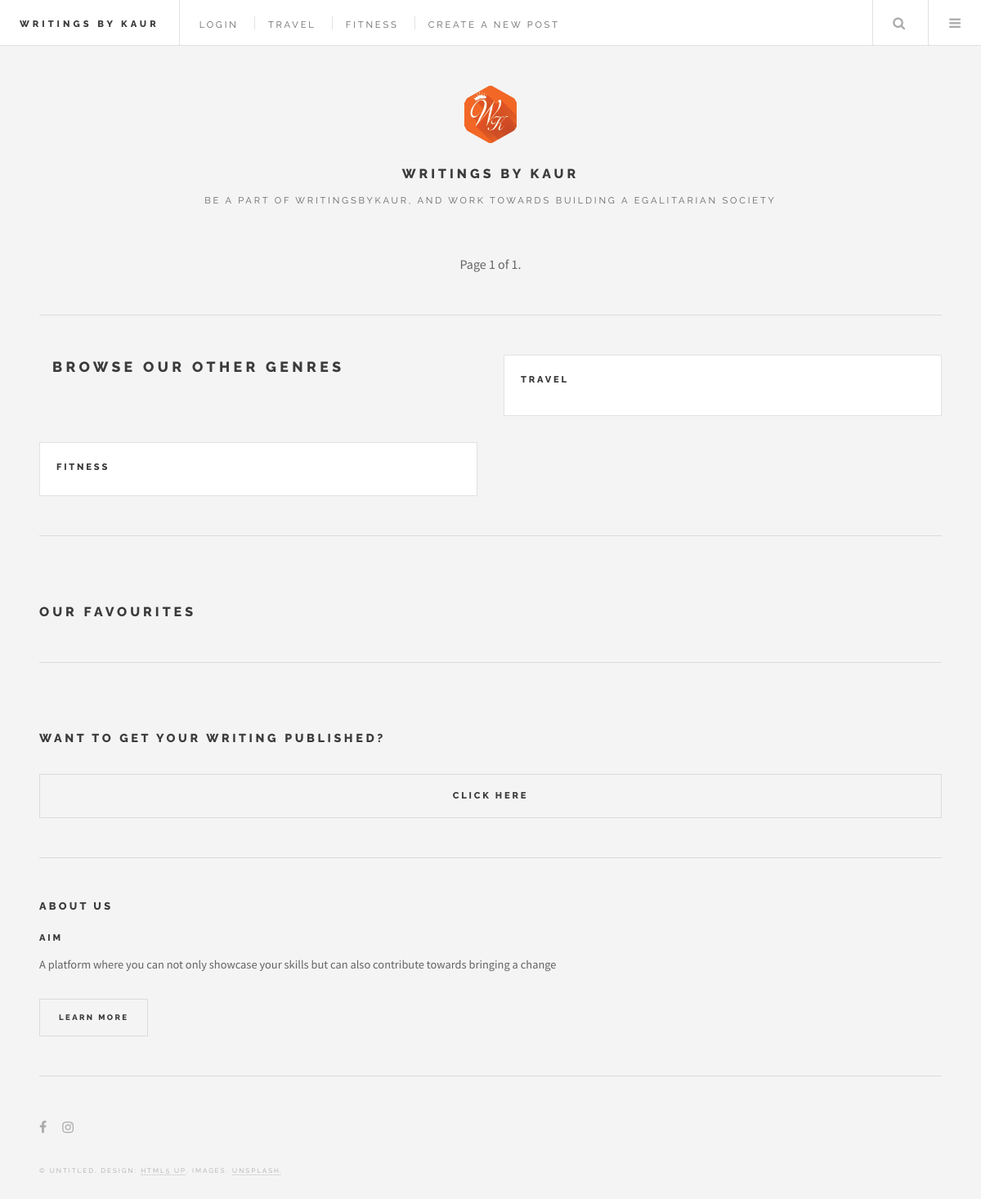
Before: / with the older database file.
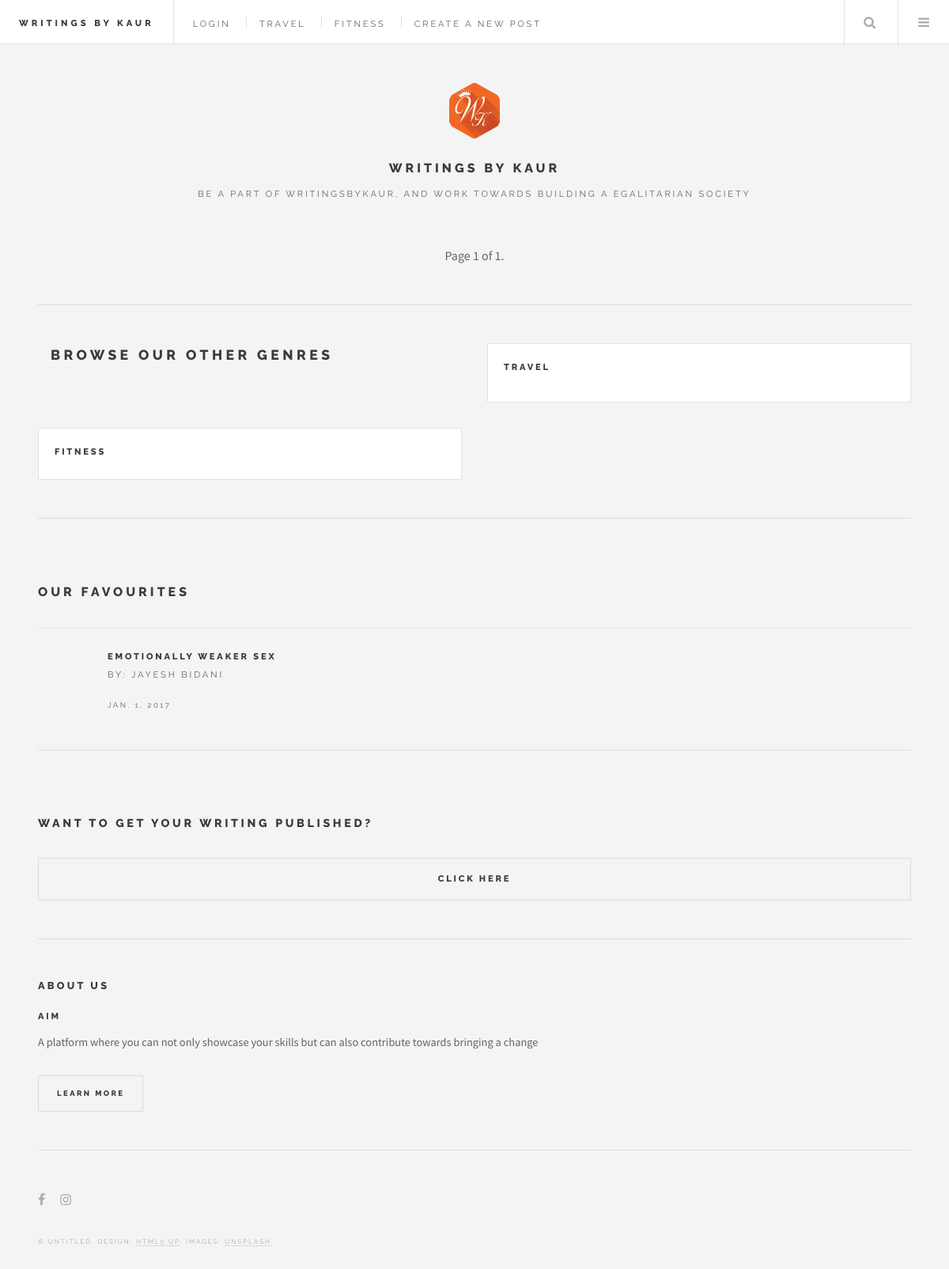
After: the same page with the newer database file.
### posts/models.py (models this page shows, shortened)
class Genre(models.Model):
    id = models.AutoField(primary_key=True)
    title = models.CharField(max_length=100)
    image = models.CharField(max_length=1000)
    def __str__(self):
        return self.title

class Post(models.Model):
    user = models.ForeignKey(settings.AUTH_USER_MODEL, default=1)
    title = models.CharField(max_length=120)
    genre = models.ForeignKey(Genre)
    slug = models.SlugField(unique=True)
    image = models.CharField(max_length=1000)
    content = models.TextField()
    draft = models.CharField( max_length=5,choices=draft_choice,default='YES',)
    publish = models.DateField(auto_now=False, auto_now_add=False)
    read_time =  models.IntegerField(default=0) # models.TimeField(null=True, blank=True) #assume minutes
    updated = models.DateTimeField(auto_now=True, auto_now_add=False)
    timestamp = models.DateTimeField(auto_now=False, auto_now_add=True)
    favs = models.BooleanField(default=False, verbose_name='Favourite')
    objects = PostManager()
    def __str__(self):
        return self.title
    class Meta:
        ordering = ["-timestamp", "-updated"]

### posts/views.py (the view)
# urls.py: url(r'^$', post_list, name='list'),
def post_list(request):
	today = timezone.now().date()
	queryset_list = Post.objects.active() #.order_by("-timestamp")
	favourites_list = Post.objects.filter(favs=True)
	print favourites_list
	if favourites_list.count()< 5:
		 favourites_queryset_list = favourites_list
	else:
		favourites_queryset_list = random.sample(favourites_list,5)
	genre  = Genre.objects.all()
	if request.user.is_staff or request.user.is_superuser:
		queryset_list = Post.objects.all()
	query = request.GET.get("q")
	if query:
		queryset_list = queryset_list.filter(
				Q(title__icontains=query)|
				Q(content__icontains=query)|
				Q(user__first_name__icontains=query) |
				Q(user__last_name__icontains=query)
				).distinct()
	paginator = Paginator(queryset_list, 3) # Show 25 contacts per page
	page_request_var = "page"
	page = request.GET.get(page_request_var)
	try:
		queryset = paginator.page(page)
	except PageNotAnInteger:
		queryset = paginator.page(1)
	except EmptyPage:
		queryset = paginator.page(paginator.num_pages)
	context = {
		"genre":genre,
		"object_list": queryset,
		"favourites" : favourites_queryset_list,
		"title": "List",
		"page_request_var": page_request_var,
		"today": today,
	}
	print context['favourites']
	return render(request, "index.html", context)

### posts/models.py (called while the page is built)
    def active(self, *args, **kwargs):
        return super(PostManager, self).filter(draft='NO').filter(publish__lte=timezone.now())

### templates/index.html (shortened to what this page needs)
{% load staticfiles %}
{% load socialaccount %}
<!DOCTYPE HTML>
<html>
	<head>
		<link rel="stylesheet" href="{% static 'assets/css/main.css' %}" />
	</head>
	<body>
			<div id="wrapper">
					<header id="header">
						<h1><a href="{% url 'posts:list' %}">Writings By Kaur</a></h1>
						<nav class="links">
							<ul>
							{% if request.user.is_authenticated %}
								<li>Welcome {{ request.user.first_name }} </li>
								{% else %}
								<li><a href="{% url 'social-connect'  %}">Login</a></li>
							{% endif %}
								{% for i in genre %}
								<li><a href="{% url 'posts:list-genre' i.title %}">{{ i }}</a></li>
								{% endfor %}
						{% if not request.user.is_staff %}
										<li><a href="{% url 'posts:create' %}">Create a new post</a></li>
						{% endif %}
							</ul>
						</nav>
						<nav class="main">
							<ul>
								<li class="search">
									<a class="fa-search" href="#search">Search</a>
								</li>
								<li class="menu">
									<a class="fa-bars" href="#menu">Menu</a>
								</li>
							</ul>
						</nav>
					</header>
					<div id="main">
							<ul class="actions pagination">
							<li>Page {{ object_list.number }} of {{ object_list.paginator.num_pages }}.</li>
							</ul>
					</div>
					<section id="sidebar">
							<section id="intro">
								<a href="#" class="logo"><img src="{% static 'images/logo1.jpg' %}" alt="" /></a>
								<header>
									<h1>Writings By Kaur</h1>
									<p>Be a part of writingsbykaur, and work towards building a Egalitarian Society</p>
								</header>
							</section>
							<section>
								<div class="mini-posts">
<ul>
												<h2>Browse Our Other Genres</h2><br/>
							</ul>
										{% for i in genre %}
										<article class="mini-post">
											<header>
												<h3><a href="/genre/{{ i.title }}/">{{ i.title }}</a></h3>
												</header>
										</article>
									{% endfor %}
								</div>
							</section>
							<section>
								<ul class="posts">
								<p><h1>Our Favourites</h1></p>
									{% for instance in favourites %}
									<li>
										<article>
											<header>
												<h3><a href="#">{{ instance.title }}</a></h3>
												<p>By: {{ instance.user.get_full_name }}</p>
												<time class="published" datetime="2015-10-20">{{ instance.publish }}</time>
											</header>
										</article>
									</li>
									{% endfor %}
								</ul>
							</section>
						{% if not request.user.is_staff or not request.user.is_superuser %}
													<section>
						<ul class="actions vertical">
						<p><h3>Want To Get Your Writing Published?</h3></p>
									<a href="{% url 'posts:create' %}" class="btn btn-block btn-social btn-facebook"><li class="button big fit" >Click Here</li>
									</a>
								</ul>
							</section>
						{% endif %}
							<section class="blurb">
								<h2>About Us </h2>
								<h3>Aim</h3>
								<p>
								A platform where you can not only showcase your skills but can also contribute towards bringing a change
								</p>
								<ul class="actions">
									<li><a href="#" class="button">Learn More</a></li>
								</ul>
							</section>
							<section id="footer">
								<ul class="icons">
									<li><a href="http://www.facebook.com/writingsbykaur" class="fa-facebook"><span class="label">Facebook</span></a></li>
							<li><a href="www.instagram.com/writingsbykaur" class="fa-instagram"><span class="label">Instagram</span></a></li>								</ul>
								<p class="copyright">&copy; Untitled. Design: <a href="http://html5up.net">HTML5 UP</a>. Images: <a href="http://unsplash.com">Unsplash</a>.</p>
							</section>
					</section>
			</div>
	</body>
</html>

Changed rows visible on the page:
now on this page (row edited): Post: title "EMOTIONALLY WEAKER SEX", user.get_full_name "JAYESH BIDANI", publish "JAN. 1, 2017"
